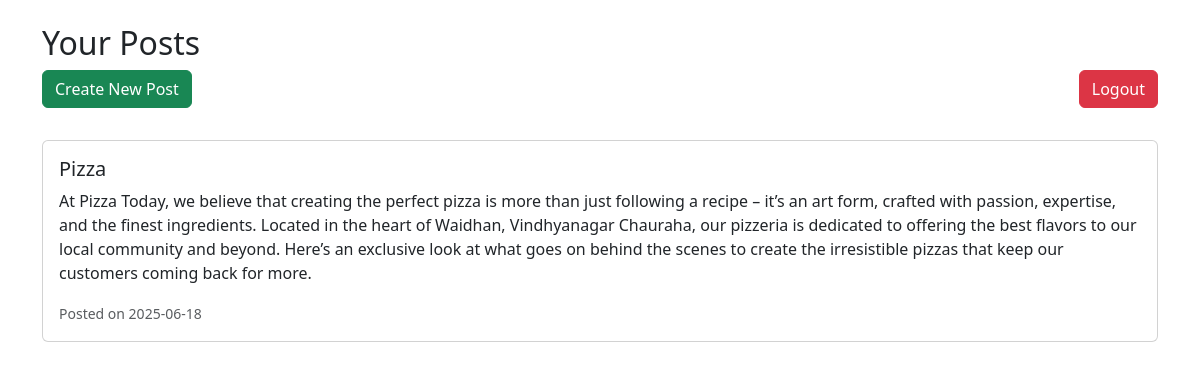
The page /dashboard (signed in) on the database its author committed.
### app.py (models this page shows)
class Post(db.Model):
    id = db.Column(db.Integer, primary_key=True)
    title = db.Column(db.String(200), nullable=False)
    content = db.Column(db.Text, nullable=False)
    date = db.Column(db.DateTime, default=datetime.utcnow)
    user_id = db.Column(db.Integer, db.ForeignKey('user.id'), nullable=False)

### app.py (the view)
@app.route('/dashboard')
def dashboard():
    if 'user_id' not in session:
        flash('Please log in first.', 'warning')
        return redirect(url_for('login'))
    user = User.query.get(session['user_id'])
    posts = Post.query.filter_by(author=user).order_by(Post.date.desc()).all()
    return render_template('dashboard.html', posts=posts)

### templates/dashboard.html (shortened to what this page needs)
<!DOCTYPE html>
<html lang="en">
<head>
</head>
<body>
    {% extends 'base.html' %}
{% block content %}
<h2>Your Posts</h2>
<a href="{{ url_for('create') }}" class="btn btn-success mb-3">Create New Post</a>
<a href="{{ url_for('logout') }}" class="btn btn-danger mb-3 float-end">Logout</a>
{% for post in posts %}
  <div class="card my-3">
    <div class="card-body">
      <h5 class="card-title">{{ post.title }}</h5>
      <p class="card-text">{{ post.content }}</p>
      <small class="text-muted">Posted on {{ post.date.strftime('%Y-%m-%d') }}</small>
    </div>
  </div>
{% else %}
  <p>You haven't written any posts yet.</p>
{% endfor %}
{% endblock %}

### rows shown on the page
Post: title "Pizza", content "At Pizza Today, we believe that creating the perfect pizza is more than just following a recipe – it’s an art form, crafted with passion, expertise, and the finest ingredients. Located in the heart of Waidhan, Vindhyanagar Chauraha, our pizzeria is dedicated to offering the best flavors to our local community and beyond. Here’s an exclusive look at what goes on behind the scenes to create the irresistible pizzas that keep our customers coming back for more.", date "2025-06-18"
